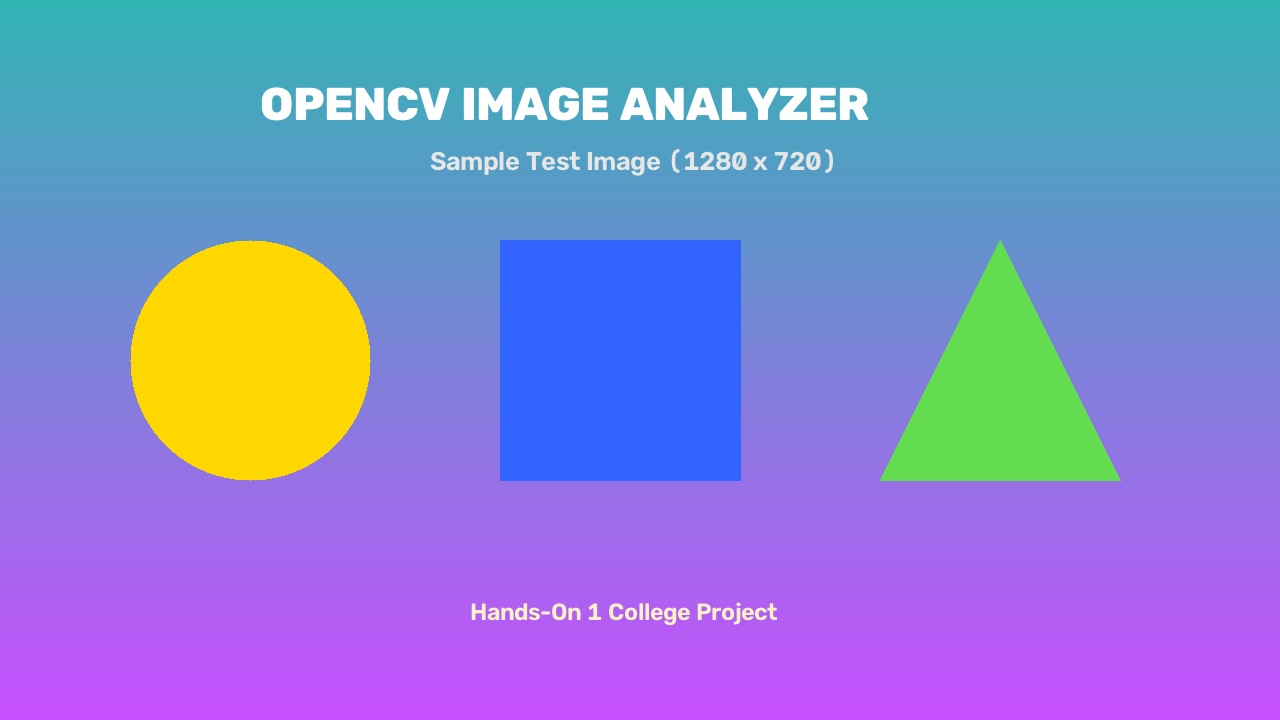
#> input picture Project 1/assets/sample.jpg, 1280 x 720 px, given in place of the camera
$ python app.py
#> lines starting #> are read from the running program, lines starting #| are printed output that depends on the picture
#> the answer given: 1
#> in open_camera_source, test_frame is the input picture: shape (720, 1280, 3); mean B, G, R 205, 136.8, 128.1
### Project 2/main.py
"""
================================================================================
PROJECT 2: Simple Motion Detection System using Python and OpenCV
COLLEGE PROJECT: Hands-On 2 Project

TOPICS COVERED:
  - Unit I  : OpenCV, image representation, pixels, image properties
  - Unit II : Video capture, frames, camera, video properties, motion detection
  - Unit III: JSON, Python modules, file handling, exception handling
  - Unit IV : NumPy, Pandas, Matplotlib
================================================================================
"""

import os
import sys
import time
import json
import datetime
import cv2
import numpy as np
import pandas as pd
import matplotlib.pyplot as plt

# Base project paths relative to this script
BASE_DIR = os.path.dirname(os.path.abspath(__file__))
DATA_DIR = os.path.join(BASE_DIR, "data")
OUTPUT_DIR = os.path.join(BASE_DIR, "output")
ASSETS_DIR = os.path.join(BASE_DIR, "assets")
JSON_FILE_PATH = os.path.join(DATA_DIR, "motion_data.json")

# Ensure required directories exist
os.makedirs(DATA_DIR, exist_ok=True)
os.makedirs(OUTPUT_DIR, exist_ok=True)
os.makedirs(ASSETS_DIR, exist_ok=True)


# ==============================================================================
# SECTION 1: MOTION DETECTION CORE (Unit I & Unit II)
# ==============================================================================

class MotionDetector:
    """
    OpenCV Motion Detector utilizing Frame Differencing and Contour Analysis.
    - Grayscale conversion (Unit I)
    - Gaussian Blurring to eliminate sensor noise (Unit I)
    - Consecutive frame differencing (Unit II)
    - Thresholding and Dilation (Unit II)
    - Contour extraction and bounding box drawing (Unit II)
    """
    def __init__(self, min_area=800, threshold_val=25, blur_size=(21, 21)):
        self.min_area = min_area
        self.threshold_val = threshold_val
        self.blur_size = blur_size
        self.background_frame = None

    def reset_background(self):
        """Reset the reference background frame to the next incoming frame."""
        self.background_frame = None

    def process_frame(self, frame):
        """
        Process an input video frame for motion detection.

        Returns:
            processed_frame: Frame with bounding boxes & HUD overlay
            motion_status  : 'MOTION DETECTED' or 'NO MOTION'
            motion_area    : Total pixel area of motion detected
            bounding_boxes : List of (x, y, w, h) boxes
        """
        if frame is None:
            return None, "NO MOTION", 0, []

        output_frame = frame.copy()
        h, w = frame.shape[:2]
#> h = 720; w = 1280

        # 1. Convert frame to Grayscale (Unit I)
        gray = cv2.cvtColor(frame, cv2.COLOR_BGR2GRAY)
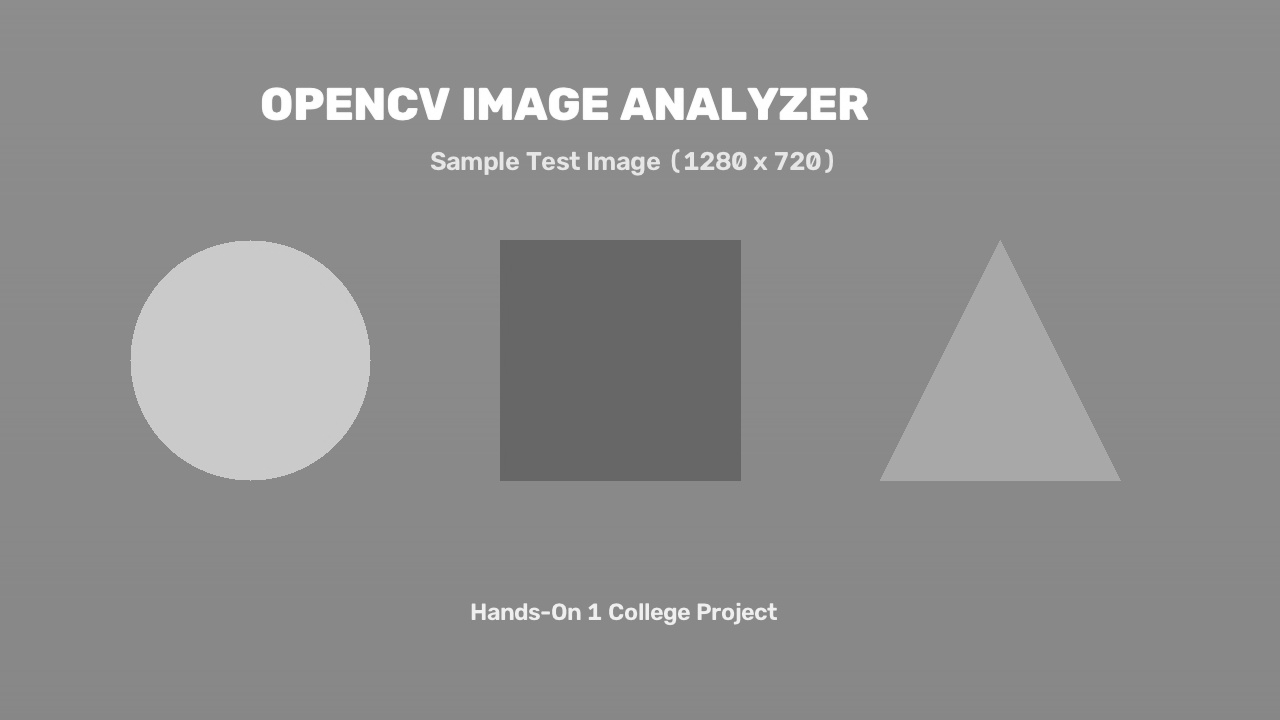
#> gray: shape (720, 1280); min 101, max 255, mean 141.9

        # 2. Apply Gaussian Blur to smooth noise (Unit I)
        blurred = cv2.GaussianBlur(gray, self.blur_size, 0)

        # 3. Establish / update background reference (Unit II)
        if self.background_frame is None:
            self.background_frame = blurred.copy().astype("float")
            return output_frame, "NO MOTION", 0, []

        # Accumulate weighted running average to adapt to lighting changes
        cv2.accumulateWeighted(blurred, self.background_frame, 0.05)
        background_model = cv2.convertScaleAbs(self.background_frame)

        # 4. Compare consecutive frames / background differencing (Unit II)
        frame_delta = cv2.absdiff(background_model, blurred)

        # 5. Thresholding & Dilation to isolate motion blobs (Unit II)
        thresh = cv2.threshold(frame_delta, self.threshold_val, 255, cv2.THRESH_BINARY)[1]
        thresh = cv2.dilate(thresh, None, iterations=2)

        # 6. Find Contours of moving regions (Unit II)
        contours, _ = cv2.findContours(thresh.copy(), cv2.RETR_EXTERNAL, cv2.CHAIN_APPROX_SIMPLE)

        motion_detected = False
        total_motion_area = 0
        bounding_boxes = []

        for c in contours:
            area = cv2.contourArea(c)
            # Filter out tiny noise contours
            if area < self.min_area:
                continue

            motion_detected = True
            total_motion_area += int(area)
            (x, y, bw, bh) = cv2.boundingRect(c)
            bounding_boxes.append((x, y, bw, bh))

            # 7. Draw rectangle around the moving object (Unit II)
            cv2.rectangle(output_frame, (x, y), (x + bw, y + bh), (0, 255, 0), 2)

        status_text = "MOTION DETECTED" if motion_detected else "NO MOTION"
        status_color = (0, 0, 255) if motion_detected else (0, 200, 0) # Red for Motion, Green for No Motion

        # 8. Overlay Date, Time and Status on Frame (Unit II)
        now = datetime.datetime.now()
        date_str = now.strftime("%d-%m-%Y")
        time_str = now.strftime("%H:%M:%S")

        # Top Information Banner
        cv2.rectangle(output_frame, (0, 0), (w, 65), (20, 20, 20), -1)

        cv2.putText(output_frame, f"STATUS: {status_text}", (15, 26),
                    cv2.FONT_HERSHEY_DUPLEX, 0.7, status_color, 2, cv2.LINE_AA)

        cv2.putText(output_frame, f"Date: {date_str}   Time: {time_str}", (15, 52),
                    cv2.FONT_HERSHEY_SIMPLEX, 0.55, (220, 220, 220), 1, cv2.LINE_AA)

        # Bottom Instructions Banner
        cv2.rectangle(output_frame, (0, h - 28), (w, h), (15, 15, 15), -1)
        cv2.putText(output_frame, "Press 'q' or 'ESC' to Stop  |  'r' to Reset Background  |  's' to Save Snapshot",
                    (12, h - 9), cv2.FONT_HERSHEY_SIMPLEX, 0.45, (180, 180, 180), 1, cv2.LINE_AA)

        return output_frame, status_text, total_motion_area, bounding_boxes


# ==============================================================================
# SECTION 2: SYNTHETIC VIDEO SIMULATOR (Fallback for Environments without Webcam)
# ==============================================================================

class SyntheticCameraSimulator:
    """
    Simulates a live webcam feed generating synthetic motion (moving shapes).
    Guarantees that the project runs and demonstrates 100% of features even on
    machines or automated runners where a physical camera is not connected.
    """
    # [6 lines left out: function __init__, not called in this run]

    def isOpened(self):
        return self.is_opened

    # [32 lines left out: function read, not called in this run]

    def release(self):
        self.is_opened = False


def open_camera_source(cam_index=0, force_simulation=False):
    """
    Attempt to open the physical webcam at cam_index.
    If camera is not found or fails to open, safely fallback to SyntheticCameraSimulator.
    """
    if force_simulation:
        print("[Info] Using Synthetic Camera Simulator.")
        return SyntheticCameraSimulator(), "SIMULATION MODE"

    try:
        cap = cv2.VideoCapture(cam_index)
        if cap is not None and cap.isOpened():
            ret, test_frame = cap.read()
            if ret and test_frame is not None:
                return cap, "WEBCAM (Device 0)"
            cap.release()
    except Exception:
        pass

    print("[Notice] Physical webcam not available or busy. Launching Synthetic Camera Simulation mode.")
    return SyntheticCameraSimulator(), "SIMULATION MODE"


# ==============================================================================
# SECTION 3: JSON LOGGING & PANDAS / MATPLOTLIB ANALYTICS (Unit III & Unit IV)
# ==============================================================================

# [124 lines left out: functions log_motion_event, load_motion_dataframe, generate_motion_statistics_graph, not called in this run]


# ==============================================================================
# SECTION 4: LIVE CAMERA RUNNER & INTERACTIVE MENU (Unit II)
# ==============================================================================

def run_live_motion_detector(force_sim=False):
    """
    Launch the live motion detection video window.
    Matches the required Sample Output:
    ================================
        MOTION DETECTION SYSTEM
    ================================
    Camera Status : ON
    Date          : DD-MM-YYYY
    Time          : HH:MM:SS
    Motion Status : MOTION DETECTED
    """
    now = datetime.datetime.now()
    date_str = now.strftime("%d-%m-%Y")
    time_str = now.strftime("%H:%M:%S")

    print("\n" + "=" * 32)
    print("\n    MOTION DETECTION SYSTEM\n")
    print("=" * 32 + "\n")

    cap, cam_type = open_camera_source(cam_index=0, force_simulation=force_sim)

    print(f"Camera Status : ON ({cam_type})")
    print(f"Date          : {date_str}")
    print(f"Time          : {time_str}")
    print("\n[ LIVE CAMERA WINDOW OPENING... ]")
    print("Instructions:")
    print("  - Press 'q' or 'ESC' on the video window to stop.")
    print("  - Press 'r' to re-calibrate / reset background reference.")
    print("  - Press 's' to save a motion snapshot into output/ folder.\n")

    detector = MotionDetector(min_area=1000, threshold_val=25)
    last_log_time = 0
    last_status = "NO MOTION"
    snapshot_count = 0

    window_name = "Motion Detection System - Live Feed"
    cv2.namedWindow(window_name, cv2.WINDOW_AUTOSIZE)

    try:
        while True:
            ret, frame = cap.read()
            if not ret or frame is None:
                break

            processed_frame, status, area, boxes = detector.process_frame(frame)
#> status = 'NO MOTION'; area = 0; boxes = []

            # Log events to JSON throttled to avoid file spam (every 1.5s or on state change)
            current_time = time.time()
            if status != last_status or (status == "MOTION DETECTED" and (current_time - last_log_time) > 1.5):
                log_motion_event(status, area, len(boxes))
                last_log_time = current_time
                if status != last_status:
                    print(f"Motion Status : {status}")
                last_status = status

            cv2.imshow(window_name, processed_frame)

            key = cv2.waitKey(20) & 0xFF
#> (key q is pressed here)
            if key == ord('q') or key == 27:  # 'q' or ESC
                print("\nStopping camera stream...")
                break
            elif key == ord('r'):
                detector.reset_background()
                print("[Info] Background reference frame reset.")
            elif key == ord('s'):
                snapshot_count += 1
                snap_path = os.path.join(OUTPUT_DIR, f"motion_snapshot_{snapshot_count}.jpg")
                cv2.imwrite(snap_path, processed_frame)
                print(f"[Snapshot] Saved to {snap_path}")

    finally:
        cap.release()
        cv2.destroyAllWindows()
        print("[Camera Status : OFF]")


def print_menu():
    print("\n" + "=" * 32)
    print("\n    MOTION DETECTION SYSTEM\n")
    print("=" * 32 + "\n")
    print("1. Start Live Motion Detection (Webcam / Live Stream)")
    print("2. Run Motion Detection Simulation (Synthetic Feed)")
    print("3. View Motion Log Data (Pandas DataFrame)")
    print("4. Generate Motion Statistics Graph (Matplotlib)")
    print("5. Exit\n")


def run_menu():
    """Main interactive terminal loop for Project 2."""
    while True:
        print_menu()
#> (the run stopped early here; a loop or call above may not have finished)
